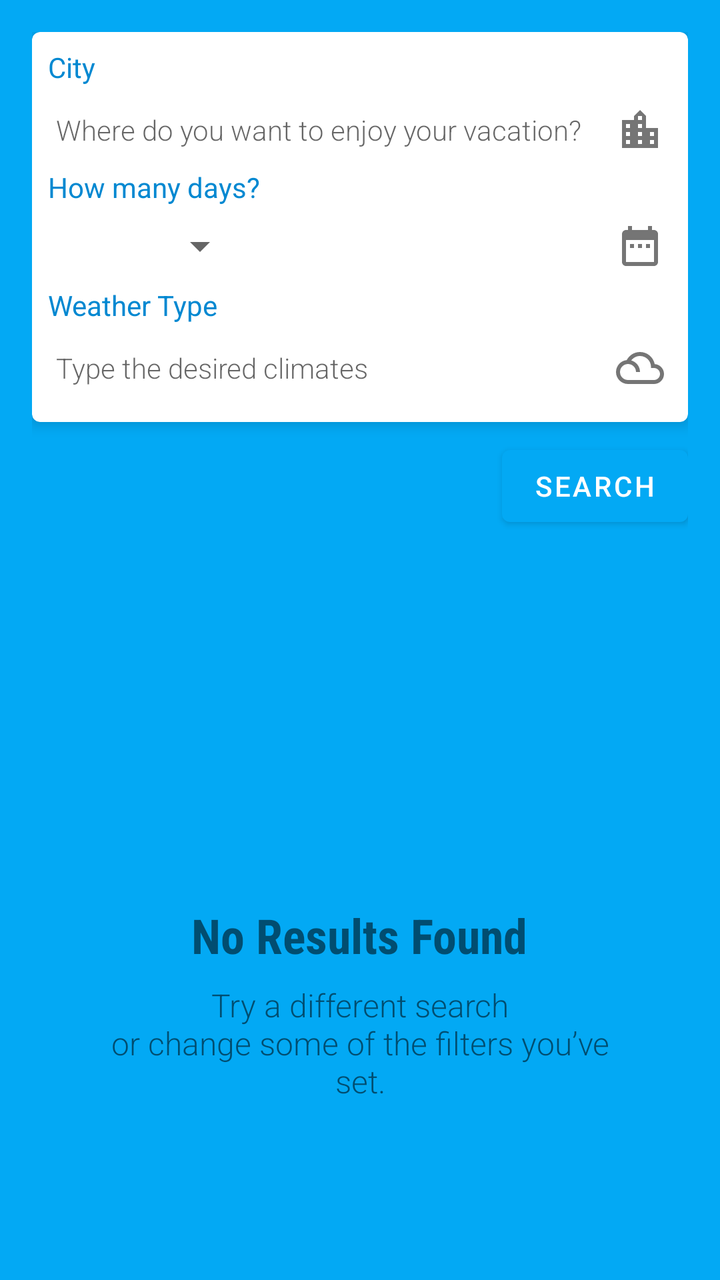
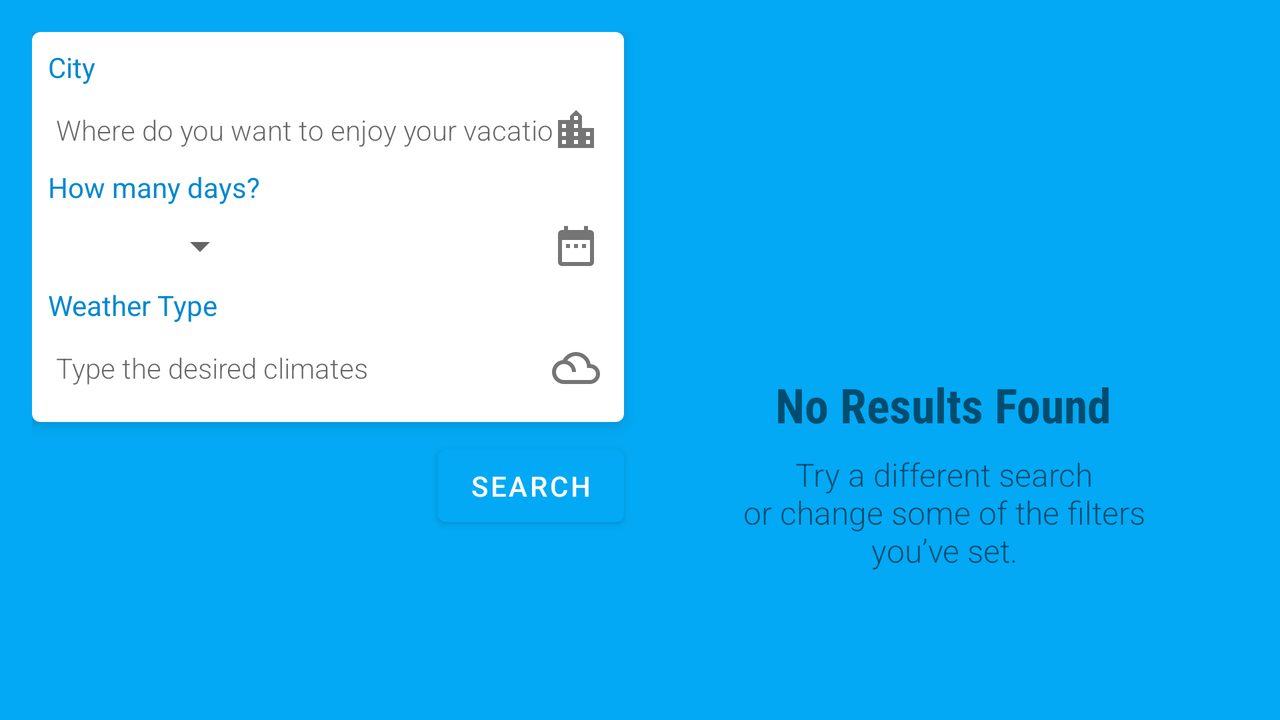

Compare how this app lays out the same screen by default and in its alternative resource folder. The renders come first, then the two layout files and the values they reference.
<!-- AndroidManifest.xml: application theme AppTheme -->
<!-- res/layout/activity_main.xml -->
<?xml version="1.0" encoding="utf-8"?>
<ScrollView xmlns:android="http://schemas.android.com/apk/res/android"
    xmlns:app="http://schemas.android.com/apk/res-auto"
    android:layout_width="match_parent"
    android:layout_height="match_parent"
    android:fillViewport="true">

    <androidx.constraintlayout.widget.ConstraintLayout
        android:layout_width="match_parent"
        android:layout_height="0dp"
        android:background="@color/colorPrimary"
        android:padding="@dimen/general_medium_space">

        <include
            android:id="@+id/vwSearchContainer"
            layout="@layout/layout_main_top"
            app:layout_constraintEnd_toEndOf="parent"
            app:layout_constraintStart_toStartOf="parent"
            app:layout_constraintTop_toTopOf="parent"/>

        <Button
            android:id="@+id/btnFind"
            android:layout_width="wrap_content"
            android:layout_height="wrap_content"
            android:layout_marginTop="@dimen/general_small_space"
            android:text="@string/main_find_button"
            app:icon="@drawable/ic_search"
            app:layout_constraintEnd_toEndOf="parent"
            app:layout_constraintTop_toBottomOf="@+id/vwSearchContainer" />

        <include
            android:id="@+id/vwResults"
            layout="@layout/layout_main_results"
            android:layout_width="0dp"
            android:layout_height="0dp"
            app:layout_constraintBottom_toBottomOf="parent"
            app:layout_constraintEnd_toEndOf="parent"
            app:layout_constraintHeight_min="@dimen/main_list_min_height"
            app:layout_constraintStart_toStartOf="parent"
            app:layout_constraintTop_toBottomOf="@+id/btnFind"/>

    </androidx.constraintlayout.widget.ConstraintLayout>
</ScrollView>
<!-- res/layout/layout_main_top.xml (included above) -->
<com.google.android.material.card.MaterialCardView
    xmlns:android="http://schemas.android.com/apk/res/android"
    xmlns:app="http://schemas.android.com/apk/res-auto"
    android:id="@+id/cvCitySearch"
    style="@style/main_card"
    android:layout_width="match_parent"
    android:layout_height="wrap_content">

    <LinearLayout
        android:layout_width="match_parent"
        android:layout_height="wrap_content"
        android:orientation="vertical"
        android:padding="@dimen/general_small_space">

        <TextView
            android:layout_width="wrap_content"
            android:layout_height="match_parent"
            android:text="@string/main_label_city"
            android:textColor="@color/colorPrimaryDark" />

        <AutoCompleteTextView
            android:id="@+id/actvCity"
            style="@style/main_autocomplete"
            android:layout_width="match_parent"
            android:layout_height="wrap_content"
            android:drawableEnd="@drawable/ic_location_city"
            android:hint="@string/hint_search_city" />

        <TextView
            android:layout_width="wrap_content"
            android:layout_height="match_parent"
            android:text="@string/main_label_days"
            android:textColor="@color/colorPrimaryDark" />

        <FrameLayout
            android:layout_width="match_parent"
            android:layout_height="wrap_content"
            android:layout_marginTop="@dimen/general_small_space">

            <Spinner
                android:id="@+id/spnDays"
                android:layout_width="@dimen/main_spinner_width"
                android:layout_height="wrap_content"
                android:dropDownWidth="@dimen/main_spinner_dropdown_width"
                android:spinnerMode="dropdown" />

            <ImageView
                android:layout_width="wrap_content"
                android:layout_height="wrap_content"
                android:layout_gravity="end"
                android:layout_marginEnd="@dimen/general_smallest_space"
                android:src="@drawable/ic_date_range" />
        </FrameLayout>


        <TextView
            android:layout_width="wrap_content"
            android:layout_height="match_parent"
            android:layout_marginTop="@dimen/general_small_space"
            android:text="@string/main_label_weather_type"
            android:textColor="@color/colorPrimaryDark" />

        <AutoCompleteTextView
            android:id="@+id/actvWeatherType"
            style="@style/main_autocomplete"
            android:layout_width="match_parent"
            android:layout_height="match_parent"
            android:drawableEnd="@drawable/ic_filter_drama"
            android:hint="@string/hint_weather_type" />

        <com.google.android.material.chip.ChipGroup
            android:id="@+id/cgWeatherType"
            android:layout_width="match_parent"
            android:layout_height="wrap_content"
            android:animateLayoutChanges="true" />
    </LinearLayout>
</com.google.android.material.card.MaterialCardView>
<!-- res/layout/layout_main_results.xml (included above) -->
<?xml version="1.0" encoding="utf-8"?>
<FrameLayout xmlns:android="http://schemas.android.com/apk/res/android"
    xmlns:tools="http://schemas.android.com/tools"
    android:layout_width="match_parent"
    android:layout_height="match_parent">

    <include
        android:id="@+id/vwEmpty"
        layout="@layout/layout_not_found"
        android:layout_width="match_parent"
        android:layout_height="wrap_content"
        android:layout_gravity="center"
        android:visibility="gone"
        tools:visibility="visible" />

    <androidx.recyclerview.widget.RecyclerView
        android:id="@+id/rvResults"
        android:layout_width="match_parent"
        android:layout_height="match_parent"
        android:layout_marginTop="@dimen/general_small_space" />

    <ProgressBar
        android:id="@+id/progressBar"
        style="?android:attr/progressBarStyle"
        android:layout_width="wrap_content"
        android:layout_height="wrap_content"
        android:layout_gravity="center"
        android:visibility="gone"
        tools:visibility="visible" />
</FrameLayout>
<!-- res/layout/layout_not_found.xml (included above) -->
<?xml version="1.0" encoding="utf-8"?>
<LinearLayout xmlns:android="http://schemas.android.com/apk/res/android"
    xmlns:app="http://schemas.android.com/apk/res-auto"
    android:id="@+id/llEmptyResult"
    android:layout_width="wrap_content"
    android:layout_height="wrap_content"
    android:background="@color/colorPrimary"
    android:gravity="center"
    android:orientation="vertical"
    android:padding="@dimen/general_medium_space">

    <ImageView
        android:id="@+id/imgEmptyIcon"
        android:layout_width="@dimen/empty_icon_size"
        android:layout_height="@dimen/empty_icon_size"
        android:contentDescription="@string/main_empty_icon_cd"
        android:tint="@android:color/white"
        app:layout_constraintEnd_toEndOf="parent"
        app:layout_constraintStart_toStartOf="parent"
        app:layout_constraintTop_toTopOf="parent"
        app:srcCompat="@drawable/ic_sentiment_very_dissatisfied" />

    <TextView
        android:id="@+id/txtTitle"
        android:layout_width="wrap_content"
        android:layout_height="wrap_content"
        android:layout_marginTop="@dimen/general_medium_space"
        android:fontFamily="sans-serif-condensed"
        android:text="@string/main_empty_title"
        android:textSize="@dimen/empty_title_text_size"
        android:textStyle="bold" />

    <TextView
        android:id="@+id/txtMessage"
        android:layout_width="wrap_content"
        android:layout_height="wrap_content"
        android:layout_marginStart="@dimen/general_medium_space"
        android:layout_marginTop="@dimen/general_small_space"
        android:layout_marginEnd="@dimen/general_medium_space"
        android:fontFamily="sans-serif-light"
        android:gravity="center"
        android:text="@string/main_empty_text"
        android:textSize="@dimen/empty_message_text_size" />
</LinearLayout>
<!-- resources referenced by this layout -->
<resources>
  <color name="colorPrimary">#03A9F4</color>
  <color name="colorPrimaryDark">#0288D1</color>
  <dimen name="empty_icon_size">96dp</dimen>
  <dimen name="empty_message_text_size">16sp</dimen>
  <dimen name="empty_title_text_size">24sp</dimen>
  <dimen name="general_medium_space">16dp</dimen>
  <dimen name="general_small_space">8dp</dimen>
  <dimen name="general_smallest_space">4dp</dimen>
  <dimen name="main_list_min_height">200dp</dimen>
  <dimen name="main_spinner_dropdown_width">80dp</dimen>
  <dimen name="main_spinner_width">100dp</dimen>
  <!-- drawable ic_date_range (drawable) -->
  <vector android:height="24dp" android:tint="@color/main_drawable_tint"
      android:viewportHeight="24.0" android:viewportWidth="24.0"
      android:width="24dp" xmlns:android="http://schemas.android.com/apk/res/android">
      <path android:fillColor="#FF000000" android:pathData="M9,11L7,11v2h2v-2zM13,11h-2v2h2v-2zM17,11h-2v2h2v-2zM19,4h-1L18,2h-2v2L8,4L8,2L6,2v2L5,4c-1.11,0 -1.99,0.9 -1.99,2L3,20c0,1.1 0.89,2 2,2h14c1.1,0 2,-0.9 2,-2L21,6c0,-1.1 -0.9,-2 -2,-2zM19,20L5,20L5,9h14v11z"/>
  </vector>
  <!-- drawable ic_location_city (drawable) -->
  <vector xmlns:android="http://schemas.android.com/apk/res/android"
          android:width="24dp"
          android:height="24dp"
          android:viewportWidth="24.0"
          android:viewportHeight="24.0">
      <path
          android:fillColor="@color/main_drawable_tint"
          android:pathData="M15,11L15,5l-3,-3 -3,3v2L3,7v14h18L21,11h-6zM7,19L5,19v-2h2v2zM7,15L5,15v-2h2v2zM7,11L5,11L5,9h2v2zM13,19h-2v-2h2v2zM13,15h-2v-2h2v2zM13,11h-2L11,9h2v2zM13,7h-2L11,5h2v2zM19,19h-2v-2h2v2zM19,15h-2v-2h2v2z"/>
  </vector>
  <string name="hint_search_city">Where do you want to enjoy your vacation?</string>
  <string name="hint_weather_type">Type the desired climates</string>
  <string name="main_empty_icon_cd">Sad face</string>
  <string name="main_empty_text">Try a different search\nor change some of the filters you’ve set.</string>
  <string name="main_empty_title">No Results Found</string>
  <string name="main_find_button">Search</string>
  <string name="main_label_city">City</string>
  <string name="main_label_days">How many days?</string>
  <string name="main_label_weather_type">Weather Type</string>
  <style name="main_autocomplete">
          <item name="android:singleLine">true</item>
          <item name="android:backgroundTint">@android:color/transparent</item>
          <item name="android:completionThreshold">1</item>
          <item name="android:fontFamily">sans-serif-light</item>
          <item name="android:textSize">@dimen/main_autocomplete_text_size</item>
      </style>
  <style name="main_card">
          <item name="cardCornerRadius">4dp</item>
          <item name="cardBackgroundColor">@color/main_card_color</item>
          <item name="cardElevation">@dimen/main_card_elevation</item>
      </style>
  <style name="AppTheme" parent="Theme.MaterialComponents.Light.NoActionBar">
          <item name="colorPrimary">@color/colorPrimary</item>
          <item name="colorPrimaryDark">@color/colorPrimaryDark</item>
          <item name="colorAccent">@color/colorAccent</item>
      </style>
  <color name="main_drawable_tint">@color/colorSecondaryText</color>
  <dimen name="main_autocomplete_text_size">14sp</dimen>
  <color name="main_card_color">#FFFFFF</color>
  <dimen name="main_card_elevation">4dp</dimen>
  <color name="colorAccent">#FFC107</color>
  <color name="colorSecondaryText">#757575</color>
</resources>
<!-- res/layout-land/activity_main.xml (the repository's variant of the layout above) -->
<!-- drawn on the phone turned sideways -->
<?xml version="1.0" encoding="utf-8"?>
<ScrollView xmlns:android="http://schemas.android.com/apk/res/android"
    xmlns:app="http://schemas.android.com/apk/res-auto"
    android:layout_width="match_parent"
    android:layout_height="match_parent"
    android:fillViewport="true">

    <androidx.constraintlayout.widget.ConstraintLayout
        android:layout_width="match_parent"
        android:layout_height="0dp"
        android:background="@color/colorPrimary"
        android:padding="@dimen/general_medium_space">

        <include
            android:id="@+id/vwSearchContainer"
            layout="@layout/layout_main_top"
            android:layout_width="0dp"
            android:layout_height="wrap_content"
            android:layout_marginEnd="@dimen/general_small_space"
            app:layout_constraintEnd_toStartOf="@+id/guidelineCenter"
            app:layout_constraintStart_toStartOf="parent"
            app:layout_constraintTop_toTopOf="parent"/>

        <Button
            android:id="@+id/btnFind"
            android:layout_width="wrap_content"
            android:layout_height="wrap_content"
            android:layout_marginTop="@dimen/general_small_space"
            android:layout_marginEnd="8dp"
            android:text="@string/main_find_button"
            app:icon="@drawable/ic_search"
            app:layout_constraintEnd_toStartOf="@+id/guidelineCenter"
            app:layout_constraintTop_toBottomOf="@+id/vwSearchContainer" />

        <include
            android:id="@+id/vwResults"
            layout="@layout/layout_main_results"
            android:layout_width="0dp"
            android:layout_height="0dp"
            app:layout_constraintBottom_toBottomOf="parent"
            app:layout_constraintEnd_toEndOf="parent"
            app:layout_constraintHeight_min="@dimen/main_list_min_height"
            app:layout_constraintStart_toStartOf="@+id/guidelineCenter"
            app:layout_constraintTop_toTopOf="parent" />

        <androidx.constraintlayout.widget.Guideline
            android:id="@+id/guidelineCenter"
            android:layout_width="wrap_content"
            android:layout_height="wrap_content"
            android:orientation="vertical"
            app:layout_constraintGuide_percent="0.5" />

    </androidx.constraintlayout.widget.ConstraintLayout>
</ScrollView>
